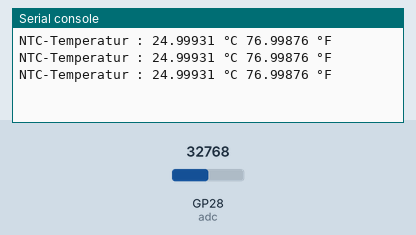
The program below on a simulated Raspberry Pi Pico running MicroPython. On the bench: the last lines printed to the serial console. The inputs (shaded band) are chosen by the test bench; at power-on: GP28 (adc) = 32768 (analog values on the 0–65535 scale).

Above: at 1.2 s.
1.3 s: GP28 (adc) set to 45874
At 1.9 s:
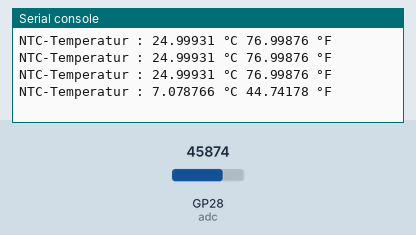
2.8 s: GP28 (adc) set to 57670
At 3.4 s:
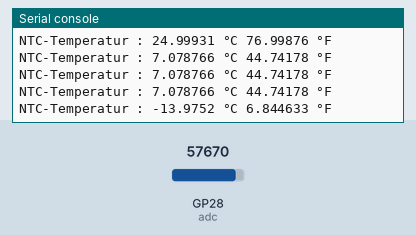
Timing chart, 0 to 5.8 s (numbered marks = the images above; inputs shaded):
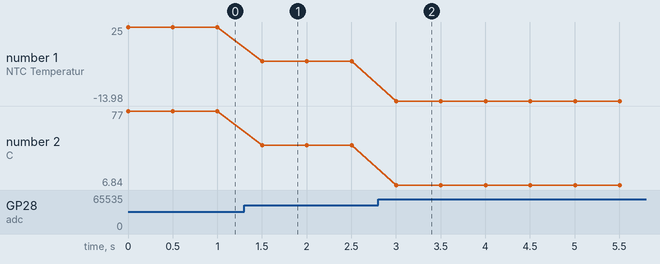

The program:

2_3_H_NTC_Temperatur.py
```python
"""
MicroPython-Programm zur Messwertumformung eines NTC-Temperatursensors
und normierten Ausgabe der Anzeige auf °C bzw. °F in der Konsole
Stand 15. April 2024 - Python 3.7 mit MicroPython Extension auf Raspberry Pi Pico (RP2040)
"""
import machine
import math
import time
BETA = 3950
R1 = 10000
V_REF = 3.3

adc = machine.ADC(2)
while True:
    ADC_spannung = adc.read_u16() * (V_REF / 65535)
    Widerstand = R1 / ((V_REF / ADC_spannung)-1)
    temp_in_Kelvin = 1 / (1 / 298.15 + 1 / BETA * math.log(Widerstand / 10000))
    temp_in_celsius = temp_in_Kelvin - 273.15
    temp_in_fahrenheit = 32+(1.8*temp_in_celsius)
    print("NTC-Temperatur : {} °C {} °F".format(temp_in_celsius, temp_in_fahrenheit))
    time.sleep_ms(500)
```

Measured:
- after the input at 1.3 s, the serial console: prints a new line after 0.20 s (image 1)
- after the input at 2.8 s, the serial console: prints a new line after 0.20 s (image 2)
- plotted number 1: 25 → 7.08 after the input at 1.3 s, 7.08 → -13.98 after the input at 2.8 s
- plotted number 2: 77 → 44.74 after the input at 1.3 s, 44.74 → 6.84 after the input at 2.8 s
